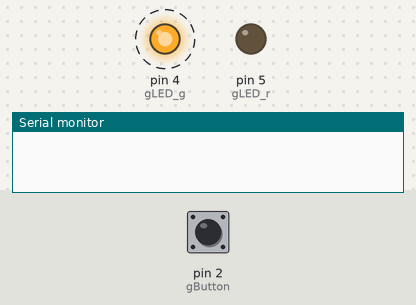
A sketch run on a simulated Arduino Uno, built with avr-gcc and run on an emulated ATmega328P. Shown: output pins drawn as LEDs (lit = HIGH), the last lines printed to the serial monitor. Dashed ring = blinking. The inputs (shaded band) are chosen by the test bench; at power-on: pin 2 (gButton) HIGH.

Above: at 1.2 s.
1.3 s: pin 2 (gButton) pulled LOW for 0.15 s
At 1.4 s:
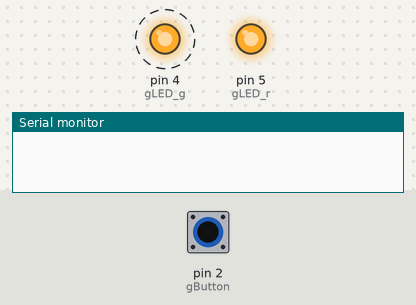
4.3 s: pin 2 (gButton) pulled LOW for 1 s
At 6.5 s:
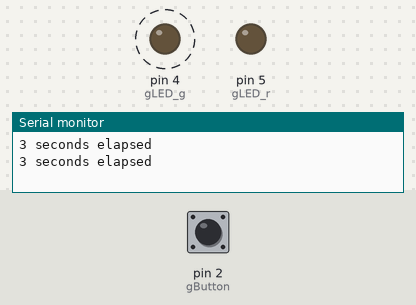
7.3 s: pin 2 (gButton) pulled LOW for 3.2 s
At 8.8 s:
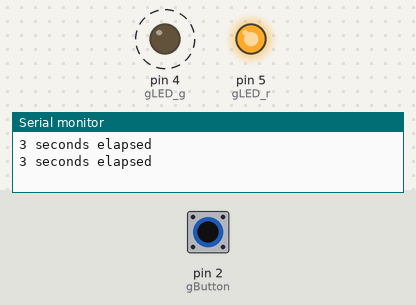
Timing chart, 0 to 18.0 s (numbered marks = the images above; inputs shaded):
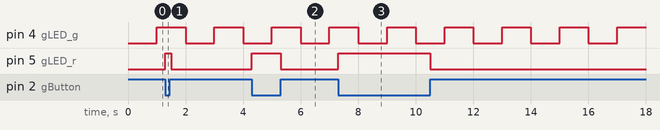

The sketch:

Lab_3_file.ino
```cpp
#include <Arduino.h>
// Used Chat gpt to comment every line
// Includes the Arduino core library so we can use Arduino functions
// like pinMode(), digitalWrite(), micros(), Serial, etc.

// ---------------- Shared Variables ----------------

// Volatile because this variable is modified in a timed task
// and read by the foreground (main) task
volatile uint32_t gTimer = 0;

// ---------------- Pin Definitions ----------------

// Green LED pin (used by Task 1)
const int gLED_g  = 4;

// Red LED pin (used by Task 2)
const int gLED_r  = 5;

// Button input pin
const int gButton = 2;

// ---------------- Task Frequencies ----------------

// Task 1 runs at 1 Hz (once per second)
const uint32_t gTask1_HZ = 1;

// Task 2 runs at 10 Hz (ten times per second)
const uint32_t gTask2_HZ = 10;

// ---------------- Task Periods ----------------

// Convert Task 1 frequency to period in microseconds
// 1 Hz -> 1,000,000 microseconds
const uint32_t gTask1_PERIOD = 1000000UL / gTask1_HZ;

// Convert Task 2 frequency to period in microseconds
// 10 Hz -> 100,000 microseconds
const uint32_t gTask2_PERIOD = 1000000UL / gTask2_HZ;

// ---------------- Scheduler Timing Variables ----------------

// Stores the last execution time of Task 1
uint32_t lastTask1 = 0;

// Stores the last execution time of Task 2
uint32_t lastTask2 = 0;

// ---------------- Task 1 Definition ----------------
void task1() {

  // Toggle the green LED state
  // This produces a blinking effect at 1 Hz
  digitalWrite(gLED_g, !digitalRead(gLED_g));

  // Increment the shared timer once per second
  // This value is used by the main (foreground) task
  gTimer++;
}

// ---------------- Task 2 Definition ----------------
void task2() {

  // Read the button input
  bool pressed = (digitalRead(gButton) == LOW);

  // Turn the red LED on if button is HIGH, otherwise turn it off
  digitalWrite(gLED_r, pressed ? HIGH : LOW);
}

// ---------------- Setup Function ----------------
void setup() {

  // Initialize serial communication for debugging/output
  Serial.begin(9600);

  // Configure LED pins as outputs
  pinMode(gLED_g, OUTPUT);
  pinMode(gLED_r, OUTPUT);

  // Configure button pin as input with internal pull-up resistor
  pinMode(gButton, INPUT_PULLUP);

  // Capture the current time so tasks start cleanly
  // This prevents tasks from "catching up" at startup
  uint32_t now = micros();
  lastTask1 = now;
  lastTask2 = now;

  // Ensure LEDs start in the OFF state
  digitalWrite(gLED_g, LOW);
  digitalWrite(gLED_r, LOW);
}

// ---------------- Main Loop (Foreground Task) ----------------
void loop() {

  // Read the current time in microseconds
  uint32_t now = micros();

  // ---------- Task 1 Scheduler (1 Hz) ----------
  // Check if enough time has elapsed to run Task 1
  if ((uint32_t)(now - lastTask1) >= gTask1_PERIOD) {

    // Advance the last execution time by exactly one period
    // This keeps the timing stable and avoids drift
    lastTask1 += gTask1_PERIOD;

    // Execute Task 1
    task1();
  }

  // ---------- Task 2 Scheduler (10 Hz) ----------
  // Check if enough time has elapsed to run Task 2
  if ((uint32_t)(now - lastTask2) >= gTask2_PERIOD) {

    // Advance the last execution time by exactly one period
    lastTask2 += gTask2_PERIOD;

    // Execute Task 2
    task2();
  }

  // ---------- Foreground (Main) Task ----------
  // Use the counter incremented by Task 1 as a timer
  // When 3 seconds have elapsed, print a message
  if (gTimer >= 3) {

    // Print message over the serial port
    Serial.println("3 seconds elapsed");

    // Reset the timer counter
    gTimer = 0;
  }
}
```

Measured:
- after the input at 1.3 s, pin 5 (gLED_r): LOW → HIGH at once, → LOW 0.20 s later
- after the input at 4.3 s, pin 5 (gLED_r): LOW → HIGH at once, → LOW 1.0 s later
- after the input at 7.3 s, pin 5 (gLED_r): LOW → HIGH at once, → LOW 3.2 s later
- by itself, pin 4 (gLED_g): alternates HIGH for 1.0 s and LOW for 1.0 s
